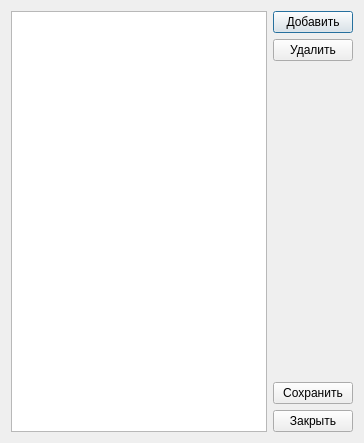
<?xml version="1.0" encoding="UTF-8"?>
<ui version="4.0">
 <class>CatProductTypes</class>
 <widget class="QDialog" name="CatProductTypes">
  <property name="geometry">
   <rect>
    <x>0</x>
    <y>0</y>
    <width>364</width>
    <height>443</height>
   </rect>
  </property>
  <property name="windowTitle">
   <string>Состояния закзов</string>
  </property>
  <property name="windowIcon">
   <iconset resource="Icons.qrc">
    <normaloff>:/icons/icons/laptop.png</normaloff>:/icons/icons/laptop.png</iconset>
  </property>
  <layout class="QHBoxLayout" name="horizontalLayout">
   <item>
    <widget class="QTableView" name="tview">
     <property name="selectionMode">
      <enum>QAbstractItemView::SingleSelection</enum>
     </property>
     <property name="selectionBehavior">
      <enum>QAbstractItemView::SelectRows</enum>
     </property>
     <property name="sortingEnabled">
      <bool>true</bool>
     </property>
    </widget>
   </item>
   <item>
    <layout class="QVBoxLayout" name="verticalLayout">
     <item>
      <widget class="QPushButton" name="bAdd">
       <property name="text">
        <string>Добавить</string>
       </property>
       <property name="icon">
        <iconset>
         <normalon>:/icons/icons/table_row_insert.png</normalon>
        </iconset>
       </property>
      </widget>
     </item>
     <item>
      <widget class="QPushButton" name="bDelete">
       <property name="text">
        <string>Удалить</string>
       </property>
       <property name="icon">
        <iconset>
         <normalon>:/icons/icons/table_row_delete.png</normalon>
        </iconset>
       </property>
      </widget>
     </item>
     <item>
      <spacer name="verticalSpacer">
       <property name="orientation">
        <enum>Qt::Vertical</enum>
       </property>
       <property name="sizeHint" stdset="0">
        <size>
         <width>20</width>
         <height>40</height>
        </size>
       </property>
      </spacer>
     </item>
     <item>
      <widget class="QPushButton" name="bSave">
       <property name="text">
        <string>Сохранить</string>
       </property>
       <property name="icon">
        <iconset>
         <normalon>:/icons/icons/table_save.png</normalon>
        </iconset>
       </property>
      </widget>
     </item>
     <item>
      <widget class="QPushButton" name="bClose">
       <property name="text">
        <string>Закрыть</string>
       </property>
       <property name="icon">
        <iconset>
         <normalon>:/icons/icons/door_out.png</normalon>
        </iconset>
       </property>
      </widget>
     </item>
    </layout>
   </item>
  </layout>
 </widget>
 <resources>
  <include location="Icons.qrc"/>
 </resources>
 <connections/>
</ui>
